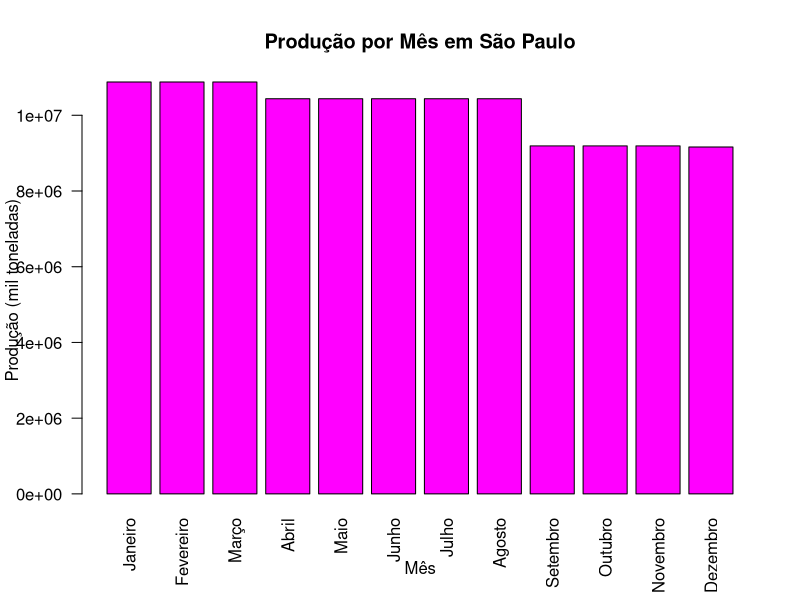
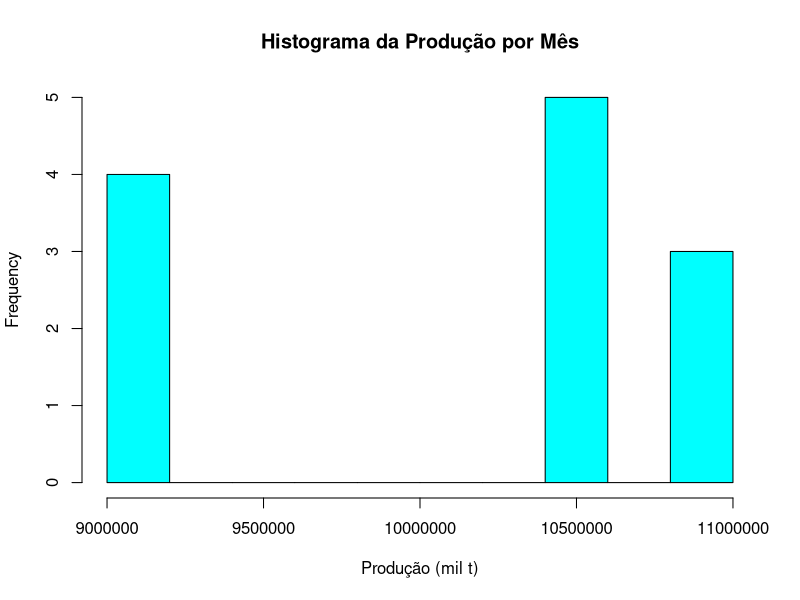
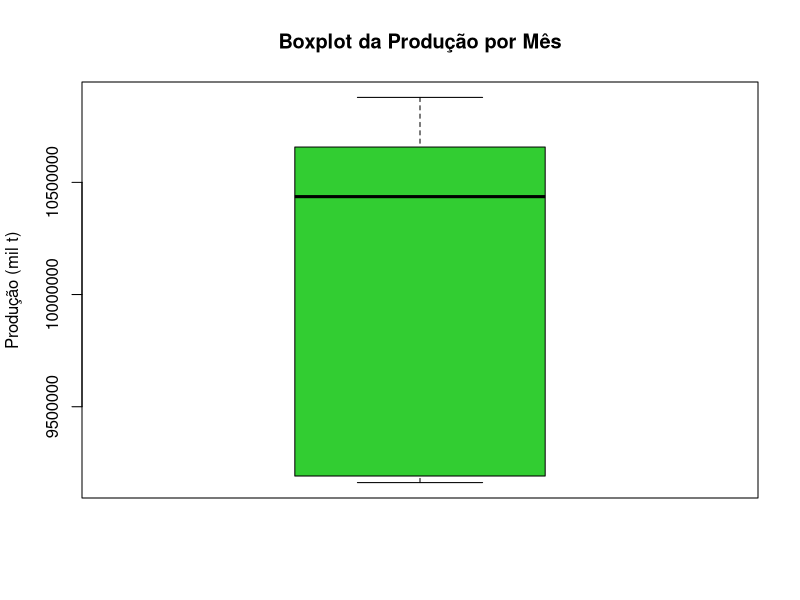
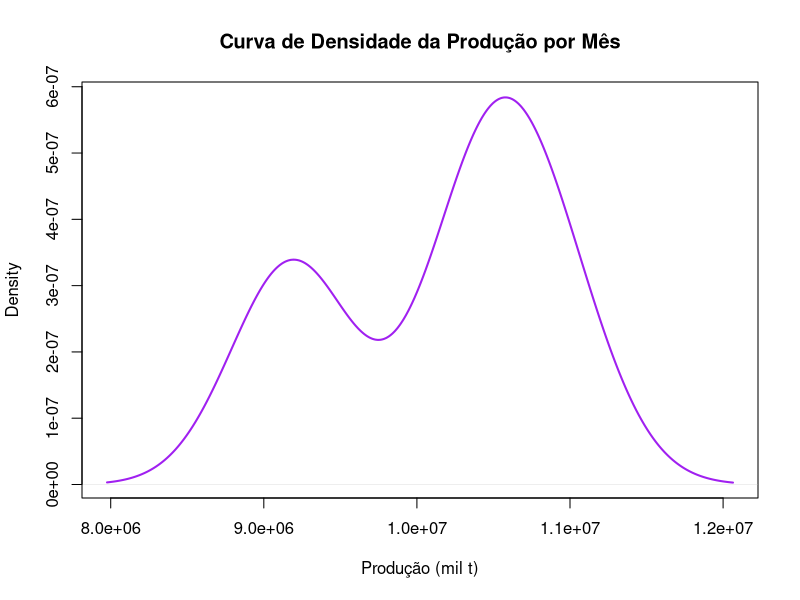

Recreate these plots in R, in order.
# AliceCarolineMarinhodeAssis_RM566_fase2_cap7



# Data frame com os dados de produção por mês na cidade de São Paulo
producao_mensal <- data.frame(
  MES = c("Janeiro", "Fevereiro", "Março", "Abril", "Maio", "Junho", "Julho", 
          "Agosto", "Setembro", "Outubro", "Novembro", "Dezembro"),
  PRODUCAO = c(10878678, 10878678, 10878678, 10436298, 10436298, 10436298,
               10436298, 10436298, 9191156, 9191156, 9191156, 9161795)
)

print(producao_mensal)



# 1. Medidas de Tendência Central - Média
media <- mean(producao_mensal$PRODUCAO)

# 1. Medidas de Tendência Central - Mediana
mediana <- median(producao_mensal$PRODUCAO)

# 1. Medidas de Tendência Central - Moda
moda <- function(x) {
  ux <- unique(x)
  ux[which.max(tabulate(match(x, ux)))]
}
moda_valor <- moda(producao_mensal$PRODUCAO)



# 2.Medidas de Dispersão - Amplitude
amplitude <- diff(range(producao_mensal$PRODUCAO))

# 2.Medidas de Dispersão - Desvio padrão
desvio_padrao <- sd(producao_mensal$PRODUCAO)

# 2.Medidas de Dispersão - Variância
variancia <- var(producao_mensal$PRODUCAO)
cv <- (desvio_padrao / media) * 100



# 3. Medidas Separatrizes - Quartis
quartis <- quantile(producao_mensal$PRODUCAO, probs = c(0.25, 0.5, 0.75))

# 3. Medidas Separatrizes - Decis
decis <- quantile(producao_mensal$PRODUCAO, probs = seq(0.1, 0.9, by = 0.1))

# 3. Medidas Separatrizes - Percentis
percentis <- quantile(producao_mensal$PRODUCAO, probs = seq(0.01, 0.99, by = 0.01))



# 4. Análise Gráfica - Gráfico de barras da produção por mês
barplot(producao_mensal$PRODUCAO,
        names.arg = producao_mensal$MES,
        col = "magenta",
        main = "Produção por Mês em São Paulo",
        xlab = "Mês",
        ylab = "Produção (mil toneladas)",
        las = 2)  # Gira os nomes dos meses na horizontal

# 4. Análise Gráfica - Histograma
hist(producao_mensal$PRODUCAO,
     main = "Histograma da Produção por Mês",
     xlab = "Produção (mil t)",
     col = "cyan",
     breaks = 10)

# 4. Análise Gráfica - Boxplot
boxplot(producao_mensal$PRODUCAO,
        main = "Boxplot da Produção por Mês",
        ylab = "Produção (mil t)",
        col = "limegreen")

# 4. Análise Gráfica - Curva de densidade
plot(density(producao_mensal$PRODUCAO),
     main = "Curva de Densidade da Produção por Mês",
     xlab = "Produção (mil t)",
     col = "purple",
     lwd = 2)


# 14. Imprimir resultados
print(paste("Média geral:", media))
print(paste("Mediana:", mediana))
print(paste("Moda:", moda_valor))
print(paste("Amplitude:", amplitude))
print(paste("Desvio padrão:", desvio_padrao))
print(paste("Variância:", variancia))
print(paste("Coeficiente de variação (%):", round(cv, 2)))


print("Quartis:")
print(quartis)

print("Decis:")
print(decis)

print("Percentis:")
print(percentis)